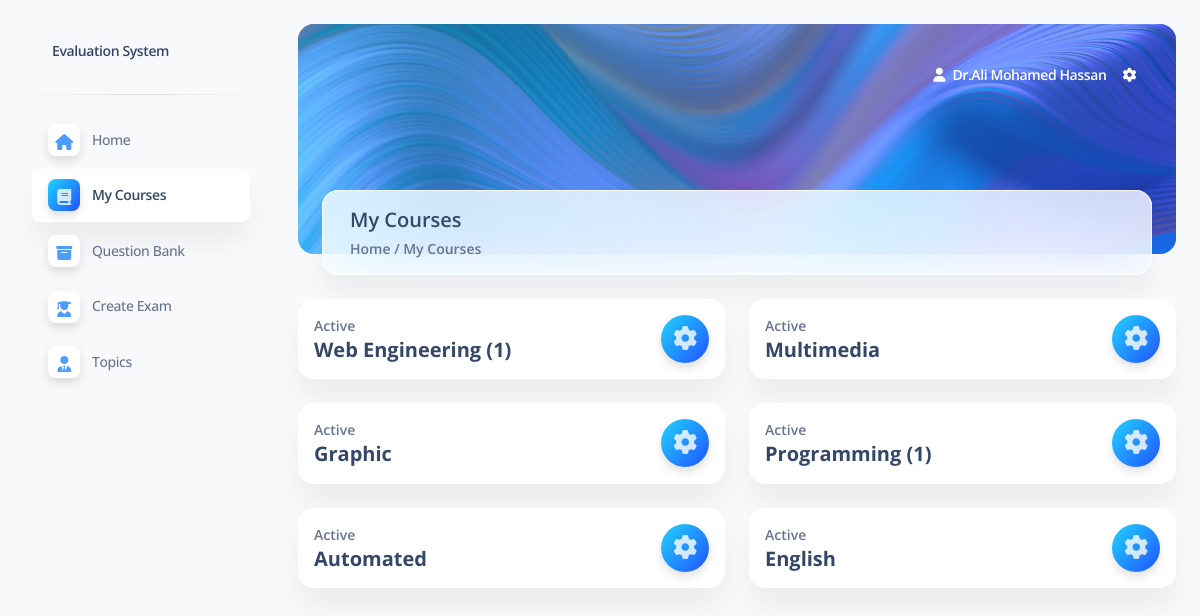
/pages/myCourses.php (signed in), run on the app's committed database.
### tables this page shows
CREATE TABLE `courses` (
  `course_id` int(11) NOT NULL,
  `course_name` varchar(100) NOT NULL,
  `teacher_id` int(11) DEFAULT NULL,
  `start_date` date DEFAULT NULL,
  `end_date` date DEFAULT NULL,
  `description` text DEFAULT NULL
);

### pages/myCourses.php (the view, shortened to what this page needs)
<?php
include ('config.php');
if (isset($_SESSION['tid'])) {
  $sql = "SELECT * FROM courses WHERE teacher_id = " . $_SESSION['tid'];
  $result = mysqli_query($dbconn, $sql);
}
?>
<!DOCTYPE html>
<html lang="en">
<head>
  <link href="../assets/css/nucleo-icons.css" rel="stylesheet" />
  <link href="../assets/css/nucleo-svg.css" rel="stylesheet" />
  <link href="../assets/css/nucleo-svg.css" rel="stylesheet" />
  <link id="pagestyle" href="../assets/css/soft-ui-dashboard.css?v=1.0.7" rel="stylesheet" />
  <link rel="stylesheet" href="https://cdnjs.cloudflare.com/ajax/libs/font-awesome/6.3.0/css/all.min.css"
 />
</head>
<body class="g-sidenav-show  bg-gray-100">
  <aside class="sidenav navbar navbar-vertical navbar-expand-xs border-0 border-radius-xl my-3 fixed-start ms-3 "
    id="sidenav-main">
    <div class="sidenav-header">
      <a class="navbar-brand m-0" href="index.php" target="_blank">
        <span class="ms-1 font-weight-bold">Evaluation System</span>
      </a>
    </div>
    <hr class="horizontal dark mt-0">
    <div class="collapse navbar-collapse  w-auto " id="sidenav-collapse-main">
      <ul class="navbar-nav">
        <li class="nav-item">
          <a class="nav-link" href="myCourses.php">
            <div
              class="icon icon-shape icon-sm shadow border-radius-md bg-white text-center me-2 d-flex align-items-center justify-content-center">
              <i class="fa-solid fa-house fs-6"></i>
            </div>
            <span class="nav-link-text ms-1">Home</span>
          </a>
        </li>
        <li class="nav-item">
          <a class="nav-link active" href="myCourses.php">
            <div
              class="icon icon-shape icon-sm shadow border-radius-md bg-white text-center me-2 d-flex align-items-center justify-content-center">
              <i class="fa-solid fa-book fs-6"></i>
            </div>
            <span class="nav-link-text ms-1">My Courses</span>
          </a>
        </li>
        <li class="nav-item">
          <a class="nav-link " href="courseQuestBank.php">
            <div
              class="icon icon-shape icon-sm shadow border-radius-md bg-white text-center me-2 d-flex align-items-center justify-content-center">
              <i class="fa-solid fa-box-archive fs-6"></i>
            </div>
            <span class="nav-link-text ms-1">Question Bank</span>
          </a>
        </li>
        <li class="nav-item">
          <a class="nav-link " href="courseQuizCreate.php">
            <div
              class="icon icon-shape icon-sm shadow border-radius-md bg-white text-center me-2 d-flex align-items-center justify-content-center">
              <i class="fa-solid fa-user-graduate fs-6"></i>
            </div>
            <span class="nav-link-text ms-1">Create Exam</span>
          </a>
        </li>
        <li class="nav-item">
          <a class="nav-link" href="topics.php">
            <div class="icon icon-shape icon-sm shadow border-radius-md bg-white text-center me-2 d-flex align-items-center justify-content-center">
              <i class="fa-solid fa-user-tie fs-6"></i>
            </div>
            <span class="nav-link-text ms-1">Topics</span>
          </a>
        </li>
      </ul>
    </div>
  </aside>
  <main class="main-content position-relative max-height-vh-100 h-100 border-radius-lg ">
    <nav class="navbar navbar-main navbar-expand-lg bg-transparent shadow-none position-absolute px-4 w-100 z-index-2">
      <div class="container-fluid pt-4 pb-2">
        <div class="collapse navbar-collapse me-md-0 me-sm-4 mt-sm-0 mt-2" id="navbar">
          <ul class="navbar-nav justify-content-end">
            <li class="nav-item d-flex align-items-center">
              <a href="javascript:;" class="nav-link text-white font-weight-bold px-0">
                <i class="fa fa-user me-sm-1"></i>
                <span class="d-sm-inline d-none"><?php
                if (isset($_SESSION['StudentName'])) {
                  echo $_SESSION['StudentName'];
                }else if (isset($_SESSION['teacherName'])) {
                  echo $_SESSION['teacherName'];
                }
                ?>
                </span></span>
              </a>
            </li>
            <li class="nav-item dropdown px-3 d-flex align-items-center">
              <a href="javascript:;" class="nav-link text-white p-0" id="dropdownMenuButton" data-bs-toggle="dropdown"
                aria-expanded="false">
                <i class="fa fa-cog cursor-pointer"></i>
              </a>
            </li>
          </ul>
        </div>
      </div>
    </nav>
    <div class="container-fluid">
      <div class="page-header border-radius-xl mt-4"
        style="min-height: 230px !important;background-image: url('../assets/img/curved-images/curved0.jpg'); background-position-y: 50%;">
        <span class="mask bg-gradient-primary opacity-6"></span>
      </div>
      <div class="card card-body blur shadow-blur mx-4 mt-n6 overflow-hidden">
        <div class="row gx-4">
          <div class="col-auto my-auto px-4">
            <div class="h-100">
              <h5 class="mb-1">
                My Courses
              </h5>
              <p class="mb-0 font-weight-bold text-sm">
                Home / My Courses
              </p>
            </div>
          </div>
        </div>
      </div>
    </div>
    <div class="container-fluid py-4" style="min-height: 50vh;">
      <div class="row">
        <?php
        if (mysqli_num_rows($result) > 0) {
          while ($row = mysqli_fetch_assoc($result)) {
            ?>
            <div class="col-xl-6 col-sm-6 mb-xl-0 mb-4 pb-4">
              <div class="card">
                <div class="card-body p-3">
                  <div class="row">
                    <div class="col-8">
                      <div class="numbers">
                        <p class="text-sm mb-0 text-capitalize font-weight-bold">Active</p>
                        <h5 class="font-weight-bolder mb-0">
                          <?php echo $row['course_name'] ?>
                        </h5>
                      </div>
                    </div>
                    <div class="col-4 text-end dropdown">
                      <a href="javascript:;" class="nav-link text-white p-0" id="dropdownMenuButton"
                        data-bs-toggle="dropdown" aria-expanded="false">
                        <div class="icon icon-shape bg-gradient-primary shadow text-center rounded-circle">
                          <i class="fa-solid fa-gear fs-4"></i>
                        </div>
                      </a>
                    </div>
                  </div>
                </div>
              </div>
            </div>
          <?php }
        } ?>
      </div>
    </div>
  </main>
</body>
</html>

### assets/css/nucleo-svg.css (style rules this page uses)
.icon { display: inline-block; color: #111111; height: 1em; width: 1em; }
.icon-sm { height: 0.8em; width: 0.8em; }
.icon { fill: currentColor; stroke: none; }

### data on the page
courses: course_name "Web Engineering (1)"
courses: course_name "Multimedia"
courses: course_name "Graphic"
courses: course_name "Programming (1)"
courses: course_name "Automated"
courses: course_name "English"

### other printed values
$_SESSION['teacherName'] "Dr.Ali Mohamed Hassan"
